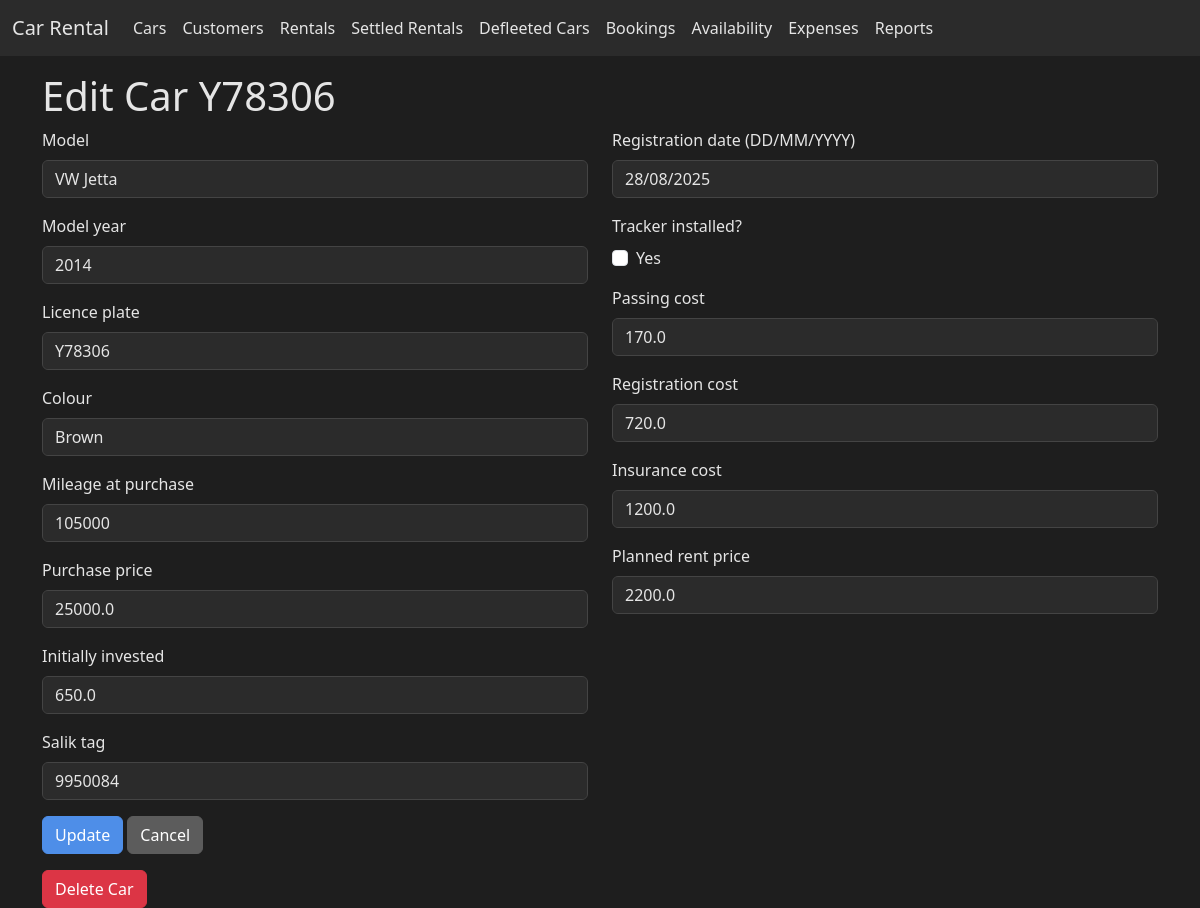
The app's page /cars/edit/1 with its own data.
### app.py (models this page shows, shortened)
class Car(db.Model):
    id = db.Column(db.Integer, primary_key=True)
    model = db.Column(db.String(120), nullable=False)
    model_year = db.Column(db.Integer)
    licence_plate = db.Column(db.String(20), unique=True)
    colour = db.Column(db.String(50))
    mileage_at_purchase = db.Column(db.Integer)
    purchase_price = db.Column(db.Float)
    initial_investment = db.Column(db.Float)
    salik_tag = db.Column(db.String(50))
    registration_date = db.Column(db.Date)
    tracker_installed = db.Column(db.Boolean, default=False)
    passing_cost = db.Column(db.Float)
    registration_cost = db.Column(db.Float)
    insurance_cost = db.Column(db.Float)
    planned_rent = db.Column(db.Float)
    rentals = db.relationship('Rental', back_populates='car')
    expenses = db.relationship('Expense', back_populates='car')
    fines = db.relationship('Fine', back_populates='car')
    damages = db.relationship('Damage', back_populates='car')

### app.py (the view, shortened to what this page needs)
@app.route('/cars/edit/<int:car_id>', methods=['GET', 'POST'])
def edit_car(car_id: int):
    car = Car.query.get_or_404(car_id)
    return render_template('edit_car.html', car=car)

### templates/edit_car.html (shortened to what this page needs)
{% extends 'base.html' %}
{% block content %}
<h1>Edit Car {{ car.licence_plate }}</h1>
<form method="post">
  <div class="row">
    <div class="col-md-6">
      <div class="mb-3">
        <label class="form-label">Model</label>
        <input type="text" class="form-control" name="model" value="{{ car.model }}" required>
      </div>
      <div class="mb-3">
        <label class="form-label">Model year</label>
        <input type="number" class="form-control" name="model_year" value="{{ car.model_year }}">
      </div>
      <div class="mb-3">
        <label class="form-label">Licence plate</label>
        <input type="text" class="form-control" name="licence_plate" value="{{ car.licence_plate }}">
      </div>
      <div class="mb-3">
        <label class="form-label">Colour</label>
        <input type="text" class="form-control" name="colour" value="{{ car.colour }}">
      </div>
      <div class="mb-3">
        <label class="form-label">Mileage at purchase</label>
        <input type="number" class="form-control" name="mileage_at_purchase" value="{{ car.mileage_at_purchase }}">
      </div>
      <div class="mb-3">
        <label class="form-label">Purchase price</label>
        <input type="number" step="0.01" class="form-control" name="purchase_price" value="{{ car.purchase_price }}">
      </div>
      <div class="mb-3">
        <label class="form-label">Initially invested</label>
        <input type="number" step="0.01" class="form-control" name="initial_investment" value="{{ car.initial_investment }}">
      </div>
      <div class="mb-3">
        <label class="form-label">Salik tag</label>
        <input type="text" class="form-control" name="salik_tag" value="{{ car.salik_tag }}">
      </div>
    </div>
    <div class="col-md-6">
      <div class="mb-3">
        <label class="form-label">Registration date (DD/MM/YYYY)</label>
        <input type="text" class="form-control datepicker" name="registration_date" value="{{ car.registration_date.strftime('%d/%m/%Y') if car.registration_date else '' }}" placeholder="dd/mm/yyyy">
      </div>
      <div class="mb-3">
        <label class="form-label">Tracker installed?</label>
        <div class="form-check">
          <input class="form-check-input" type="checkbox" name="tracker_installed" id="tracker_installed" {% if car.tracker_installed %}checked{% endif %}>
          <label class="form-check-label" for="tracker_installed">Yes</label>
        </div>
      </div>
      <div class="mb-3">
        <label class="form-label">Passing cost</label>
        <input type="number" step="0.01" class="form-control" name="passing_cost" value="{{ car.passing_cost }}">
      </div>
      <div class="mb-3">
        <label class="form-label">Registration cost</label>
        <input type="number" step="0.01" class="form-control" name="registration_cost" value="{{ car.registration_cost }}">
      </div>
      <div class="mb-3">
        <label class="form-label">Insurance cost</label>
        <input type="number" step="0.01" class="form-control" name="insurance_cost" value="{{ car.insurance_cost }}">
      </div>
      <div class="mb-3">
        <label class="form-label">Planned rent price</label>
        <input type="number" step="0.01" class="form-control" name="planned_rent" value="{{ car.planned_rent }}">
      </div>
    </div>
  </div>
  <button type="submit" class="btn btn-primary">Update</button>
  <a href="{{ url_for('list_cars') }}" class="btn btn-secondary">Cancel</a>
</form>
<form action="{{ url_for('delete_car', car_id=car.id) }}" method="post" class="mt-3" onsubmit="return confirm('Delete this car?');">
  <button type="submit" class="btn btn-danger">Delete Car</button>
</form>
{% endblock %}

### static/style.css (style rules this page uses)
body { background-color: #1e1e1e; color: #e5e5e5; }
a { color: #6ab7ff; }
.btn-primary { background-color: #4e8ee8; border-color: #4e8ee8; }
.btn-secondary { background-color: #5c5c5c; border-color: #5c5c5c; }
.form-control, .form-select, textarea { background-color: #2b2b2b; border: 1px solid #444; color: #e5e5e5; }
.btn-danger { background-color: #dc3545; border-color: #dc3545; color: #ffffff; }

### records on screen
Car: licence_plate "Y78306", model "VW Jetta", model_year "2014", colour "Brown", mileage_at_purchase "105000", purchase_price "25000.0", initial_investment "650.0", salik_tag "9950084", registration_date "28/08/2025", passing_cost "170.0", registration_cost "720.0", insurance_cost "1200.0", planned_rent "2200.0"
